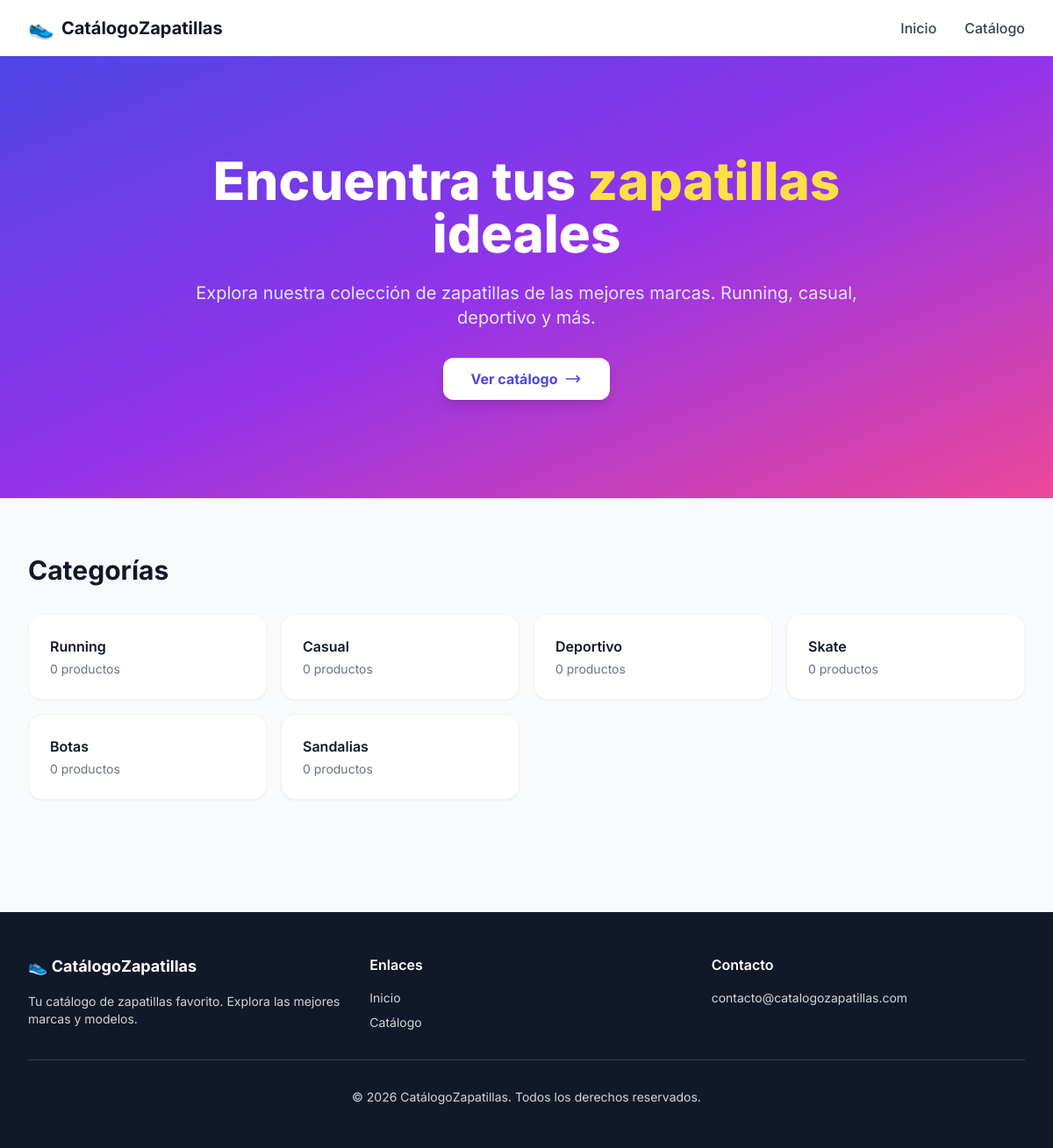
The page / on the database its author committed.
### tables this page shows
CREATE TABLE IF NOT EXISTS `categories` (
    `id` INT UNSIGNED AUTO_INCREMENT PRIMARY KEY,
    `name` VARCHAR(100) NOT NULL,
    `slug` VARCHAR(120) NOT NULL UNIQUE,
    `description` TEXT NULL,
    `parent_id` INT UNSIGNED NULL,
    `is_active` TINYINT(1) NOT NULL DEFAULT 1,
    `sort_order` INT NOT NULL DEFAULT 0,
    `created_at` TIMESTAMP DEFAULT CURRENT_TIMESTAMP,
    `updated_at` TIMESTAMP DEFAULT CURRENT_TIMESTAMP ON UPDATE CURRENT_TIMESTAMP,
    INDEX `idx_categories_name` (`name`),
    INDEX `idx_categories_parent` (`parent_id`),
    INDEX `idx_categories_is_active` (`is_active`),
    CONSTRAINT `fk_categories_parent` FOREIGN KEY (`parent_id`) REFERENCES `categories`(`id`) ON DELETE SET NULL ON UPDATE CASCADE
);

### app/Controllers/HomeController.php (called while the page is built, shortened)
<?php
final class HomeController extends BaseController
{
    public function index(): void
    {
        $db = Database::getInstance();
        $productModel = new Product($db);
        $categoryModel = new Category($db);
        $featuredProducts = $productModel->getFeatured(8);
        $latestProducts = $productModel->getLatest(8);
        $categories = $categoryModel->getWithProductCount();
        $this->render('home/index', [
            'featuredProducts' => $featuredProducts,
            'latestProducts'   => $latestProducts,
            'categories'       => $categories,
            'metaTitle'        => 'Inicio | Catálogo de Zapatillas',
            'metaDescription'  => 'Explora nuestra colección de zapatillas de las mejores marcas.',
        ]);
    }
}

### index.php (called while the page is built, shortened)
<?php
require __DIR__ . '/bootstrap.php';
$router = new Router();
$router->get('/', [HomeController::class, 'index']);
$router->get('/catalogo', [ProductController::class, 'catalog']);
$router->get('/producto/{slug}', [ProductController::class, 'detail']);
$router->get('/api/search', [ProductController::class, 'searchAjax']);
$router->get('/admin/login', [AuthController::class, 'loginForm']);
$router->post('/admin/login', [AuthController::class, 'login']);
$router->get('/admin/logout', [AuthController::class, 'logout']);
$router->get('/admin/dashboard', [AdminController::class, 'dashboard']);
$router->get('/admin/productos', [AdminController::class, 'products']);
$router->get('/admin/productos/crear', [AdminController::class, 'productCreate']);
$router->post('/admin/productos/crear', [AdminController::class, 'productCreate']);
$router->get('/admin/productos/editar/{id}', [AdminController::class, 'productEdit']);
$router->post('/admin/productos/editar/{id}', [AdminController::class, 'productEdit']);
$router->post('/admin/productos/toggle/{id}', [AdminController::class, 'productToggle']);
$router->post('/admin/productos/eliminar/{id}', [AdminController::class, 'productDelete']);
$router->post('/admin/productos/imagen/eliminar/{id}', [AdminController::class, 'imageDelete']);
$router->get('/admin/categorias', [AdminController::class, 'categories']);
$router->post('/admin/categorias/crear', [AdminController::class, 'categoryCreate']);
$router->post('/admin/categorias/editar/{id}', [AdminController::class, 'categoryEdit']);
$router->get('/admin/marcas', [AdminController::class, 'brands']);
$router->post('/admin/marcas/crear', [AdminController::class, 'brandCreate']);
$router->post('/admin/marcas/editar/{id}', [AdminController::class, 'brandEdit']);
$router->get('/admin/usuarios', [AdminController::class, 'users']);
$router->get('/admin/usuarios/crear', [AdminController::class, 'userCreate']);
$router->post('/admin/usuarios/crear', [AdminController::class, 'userCreate']);
$router->get('/admin/usuarios/editar/{id}', [AdminController::class, 'userEdit']);
$router->post('/admin/usuarios/editar/{id}', [AdminController::class, 'userEdit']);
$router->get('/admin/auditoria', [AdminController::class, 'auditLogView']);
$method = $_SERVER['REQUEST_METHOD'];
$uri = Request::path();
try {
    $router->dispatch($method, $uri);
} catch (\Throwable $e) {
    if (APP_ENV === 'development') {
        throw $e;
    }
    http_response_code(500);
    require ROOT_PATH . '/app/Views/errors/500.php';
}

### bootstrap.php (called while the page is built, shortened)
<?php
require_once ROOT_PATH . '/config/database.php';
spl_autoload_register(static function (string $class): void {
    $prefix = 'App\\';
    $baseDir = ROOT_PATH . '/app/';
    $relativeClass = substr($class, strlen($prefix));
    $file = $baseDir . str_replace('\\', '/', $relativeClass) . '.php';
});

### app/Core/Database.php (called while the page is built, shortened)
<?php
final class Database
{
    private PDO $pdo;
    private function __construct()
    {
        $dsn = sprintf(
            'mysql:host=%s;port=%s;dbname=%s;charset=%s',
            DB_HOST,
            DB_PORT,
            DB_NAME,
            DB_CHARSET
        );
        try {
            $this->pdo = new PDO($dsn, DB_USER, DB_PASS, [
                PDO::ATTR_ERRMODE            => PDO::ERRMODE_EXCEPTION,
                PDO::ATTR_DEFAULT_FETCH_MODE => PDO::FETCH_ASSOC,
                PDO::ATTR_EMULATE_PREPARES   => false,
            ]);
        } catch (PDOException $e) {
            throw new PDOException('Database connection failed: ' . $e->getMessage());
        }
    }
    public function query(string $sql, array $params = []): PDOStatement
    {
        $stmt = $this->pdo->prepare($sql);
        $stmt->execute($params);
        return $stmt;
    }
    public function fetchAll(string $sql, array $params = []): array
    {
        return $this->query($sql, $params)->fetchAll();
    }
}

### app/Models/Category.php (called while the page is built, shortened)
<?php
final class Category
{
    public function getWithProductCount(): array
    {
        return $this->db->fetchAll(
            'SELECT c.*, COUNT(p.id) as product_count
             FROM categories c
             LEFT JOIN products p ON p.category_id = c.id AND p.is_active = 1
             WHERE c.is_active = 1
             GROUP BY c.id
             ORDER BY c.sort_order ASC, c.name ASC'
        );
    }
}

### app/Views/home/index.php (the view, shortened to what this page needs)
<section class="bg-gradient-to-br from-indigo-600 via-purple-600 to-pink-500 text-white">
    <div class="max-w-7xl mx-auto px-4 sm:px-6 lg:px-8 py-20 md:py-28">
        <div class="text-center max-w-3xl mx-auto">
            <h1 class="text-4xl md:text-6xl font-extrabold mb-6 leading-tight">
                Encuentra tus <span class="text-yellow-300">zapatillas</span> ideales
            </h1>
            <p class="text-lg md:text-xl text-indigo-100 mb-8">
                Explora nuestra colección de zapatillas de las mejores marcas. Running, casual, deportivo y más.
            </p>
            <div class="flex flex-col sm:flex-row gap-4 justify-center">
                <a href="/catalogo" class="inline-flex items-center justify-center px-8 py-3 bg-white text-indigo-600 font-bold rounded-xl hover:bg-gray-100 transition shadow-lg">
                    Ver catálogo
                    <svg class="w-5 h-5 ml-2" fill="none" stroke="currentColor" viewBox="0 0 24 24"><path stroke-linecap="round" stroke-linejoin="round" stroke-width="2" d="M17 8l4 4m0 0l-4 4m4-4H3"/></svg>
                </a>
            </div>
        </div>
    </div>
</section>
<?php if (!empty($categories)): ?>
<section class="max-w-7xl mx-auto px-4 sm:px-6 lg:px-8 py-16">
    <h2 class="text-3xl font-bold text-gray-900 mb-8">Categorías</h2>
    <div class="grid grid-cols-2 md:grid-cols-4 gap-4">
        <?php foreach ($categories as $cat): ?>
        <a href="/catalogo?category=<?= htmlspecialchars($cat['slug']) ?>" class="group relative bg-white rounded-2xl shadow-sm border border-gray-100 p-6 hover:shadow-md transition">
            <h3 class="font-semibold text-gray-900 group-hover:text-indigo-600 transition"><?= htmlspecialchars($cat['name']) ?></h3>
            <p class="text-sm text-gray-500 mt-1"><?= (int)$cat['product_count'] ?> productos</p>
        </a>
        <?php endforeach; ?>
    </div>
</section>
<?php endif; ?>

### app/Controllers/BaseController.php (shortened to what this page needs)
<?php
abstract class BaseController
{
    protected function render(string $view, array $data = [], string $layout = 'main'): void
    {
        $data['csrf_token'] = Session::getCsrfToken();
        $data['isLoggedIn'] = Session::isLoggedIn();
        $data['userRole'] = Session::getUserRole();
        extract($data);
        $viewPath = dirname(__DIR__) . "/Views/{$view}.php";
        $layoutPath = dirname(__DIR__) . "/Views/layouts/{$layout}.php";
        if (file_exists($layoutPath)) {
            if (file_exists($viewPath)) {
                require $viewPath;
            } else {
                echo "<p>Vista no encontrada: {$view}</p>";
            }
            $content = ob_get_clean();
            require $layoutPath;
        } else {
            if (file_exists($viewPath)) {
                require $viewPath;
            } else {
                echo "<h1>Error</h1><p>Vista no encontrada: {$view}</p>";
            }
        }
    }
}

### app/Core/Router.php (shortened to what this page needs)
<?php
final class Router
{
    private array $routes = [];
    private function addRoute(string $method, string $path, array $handler, array $middleware): void
    {
        $pattern = preg_replace('/\{([a-zA-Z_]+)\}/', '(?P<$1>[a-zA-Z0-9_\-]+)', $path);
        $pattern = '#^' . $pattern . '$#';
        $this->routes[] = [
            'method'     => $method,
            'pattern'    => $pattern,
            'path'       => $path,
            'handler'    => $handler,
            'middleware' => $middleware,
        ];
    }
    public function dispatch(string $method, string $uri): void
    {
        $uri = '/' . trim((string)$uri, '/');
        $uri = $uri === '/' ? '/' : rtrim($uri, '/');
        foreach ($this->routes as $route) {
            if (preg_match($route['pattern'], $uri, $matches)) {
                $params = array_filter($matches, 'is_string', ARRAY_FILTER_USE_KEY);
                $params = array_map(fn($v) => is_numeric($v) ? (int)$v : $v, $params);
                [$controllerClass, $methodName] = $route['handler'];
                $controller = new $controllerClass();
                $controller->$methodName(...$params);
                return;
            }
        }
    }
}

### app/Views/layouts/main.php (shortened to what this page needs)
<!DOCTYPE html>
<html lang="es">
<head>
    <script src="https://cdn.tailwindcss.com"></script>
</head>
<body class="bg-gray-50 text-gray-900 antialiased">
    <header class="bg-white shadow-sm sticky top-0 z-50">
        <div class="max-w-7xl mx-auto px-4 sm:px-6 lg:px-8">
            <div class="flex items-center justify-between h-16">
                <a href="/" class="flex items-center space-x-2">
                    <span class="text-2xl font-extrabold text-indigo-600">👟</span>
                    <span class="text-xl font-bold text-gray-900">CatálogoZapatillas</span>
                </a>
                <nav class="hidden md:flex items-center space-x-8">
                    <a href="/" class="text-gray-700 hover:text-indigo-600 font-medium transition">Inicio</a>
                    <a href="/catalogo" class="text-gray-700 hover:text-indigo-600 font-medium transition">Catálogo</a>
                </nav>
            </div>
        </div>
    </header>
    <main>
        <?= $content ?>
    </main>
    <footer class="bg-gray-900 text-gray-300 mt-16">
        <div class="max-w-7xl mx-auto px-4 sm:px-6 lg:px-8 py-12">
            <div class="grid grid-cols-1 md:grid-cols-3 gap-8">
                <div>
                    <h3 class="text-white font-bold text-lg mb-4">👟 CatálogoZapatillas</h3>
                    <p class="text-sm">Tu catálogo de zapatillas favorito. Explora las mejores marcas y modelos.</p>
                </div>
                <div>
                    <h4 class="text-white font-semibold mb-4">Enlaces</h4>
                    <ul class="space-y-2 text-sm">
                        <li><a href="/" class="hover:text-white transition">Inicio</a></li>
                        <li><a href="/catalogo" class="hover:text-white transition">Catálogo</a></li>
                    </ul>
                </div>
                <div>
                    <h4 class="text-white font-semibold mb-4">Contacto</h4>
                    <p class="text-sm">contacto@catalogozapatillas.com</p>
                </div>
            </div>
            <div class="border-t border-gray-700 mt-8 pt-8 text-center text-sm">
                <p>&copy; <?= date('Y') ?> CatálogoZapatillas. Todos los derechos reservados.</p>
            </div>
        </div>
    </footer>
</body>
</html>

### app/Views/layouts/main.php (style rules this page uses)
body { font-family: 'Inter', sans-serif; }

### rows shown on the page
categories: name "Running", product_count "0"
categories: name "Casual", product_count "0"
categories: name "Deportivo", product_count "0"
categories: name "Skate", product_count "0"
categories: name "Botas", product_count "0"
categories: name "Sandalias", product_count "0"
